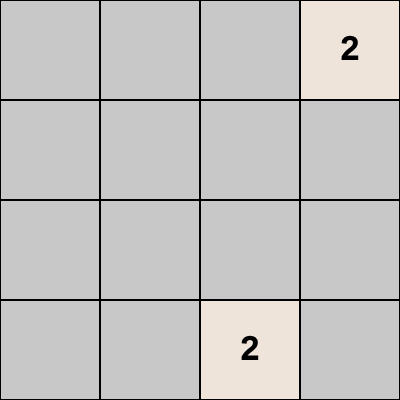
Frame 1 (no input)
Frame 60 (no input): identical to frame 1, image omitted
Frame 120 (the mouse pressed at the canvas centre since frame 60): identical to frame 1, image omitted

The p5.js sketch that drew this single still picture (run headless with seeded random() and noise() and a simulated clock; from frame 60 on, the mouse is pressed at the canvas centre):

// p5.js sketch
// ── sketch.js
let grid;
let cols = 4;
let rows = 4;
let cellSize = 100;
let score = 0;

let slidingTiles = [];

function setup() {
  createCanvas(cols * cellSize, rows * cellSize);
  grid = createEmptyGrid();
  addNumber();
  addNumber();
}

function draw() {
  background(255);
  updateSlidingTiles();
  drawGrid();
  textSize(32);
  textAlign(CENTER, CENTER);
  fill(0);
  text("Score: " + score, width / 2, height + 50);
}
 

function keyPressed() {
  if (keyIsDown(LEFT_ARROW)) {
    moveLeft();
  }
  else if (keyIsDown(RIGHT_ARROW)) {
    moveRight();
  }
  else if (keyIsDown(UP_ARROW)) {
    moveUp();
  }
  else if (keyIsDown(DOWN_ARROW)) {
    moveDown();
  }
}

function createEmptyGrid() {
  let emptyGrid = [];
  for (let i = 0; i < cols; i++) {
    emptyGrid.push([]);
    for (let j = 0; j < rows; j++) {
      emptyGrid[i].push(0);
    }
  }
  return emptyGrid;
}

function drawGrid() {
  for (let i = 0; i < cols; i++) {
    for (let j = 0; j < rows; j++) {
      let val = grid[i][j];
      let x = i * cellSize;
      let y = j * cellSize;
      fill(getColor(val));
      strokeWeight(2);
      stroke(0);
      rect(x, y, cellSize, cellSize);
      if (val !== 0) {
        fill(0);
        textAlign(CENTER, CENTER);
        textSize(32);
        text(val, x + cellSize / 2, y + cellSize / 2);
      }
    }
  }
}



function updateSlidingTiles() {
  for (let i = slidingTiles.length - 1; i >= 0; i--) {
    let tile = slidingTiles[i];
    let { x, y, startX, startY } = tile;
    let targetX = x * cellSize;
    let targetY = y * cellSize;
    let currentX = lerp(startX, targetX, 0.1);
    let currentY = lerp(startY, targetY, 0.1);
    if (abs(currentX - targetX) < 1 && abs(currentY - targetY) < 1) {
      slidingTiles.splice(i, 1);
      grid[x][y] = tile.value;
    }
    else {
      tile.startX = currentX;
      tile.startY = currentY;
    }
  }
}

function getColor(val) {
  switch (val) {
  case 0:
    return 200;
  case 2:
    return "#eee4da";
  case 4:
    return "#ede0c8";
  case 8:
    return "#f2b179";
  case 16:
    return "#f59563";
  case 32:
    return "#f67c5f";
  case 64:
    return "#f65e3b";
  case 128:
    return "#edcf72";
  case 256:
    return "#edcc61";
  case 512:
    return "#edc850";
  case 1024:
    return "#edc53f";
  case 2048:
    return "#edc22e";
  default:
    return "#ff0000";
  }
}

function addNumber() {
  let options = [];
  for (let i = 0; i < cols; i++) {
    for (let j = 0; j < rows; j++) {
      if (grid[i][j] === 0) {
        options.push({ x: i, y: j });
      }
    }
  }
  if (options.length > 0) {
    let spot = random(options);
    let r = random(1);
    grid[spot.x][spot.y] = r > 0.1 ? 2 : 4;
    slidingTiles.push({ x: spot.x, y: spot.y, value: grid[spot.x][spot.y], startX: (spot.x - 1) * cellSize, startY: spot.y * cellSize });
  }
}

function moveLeft() {
  for (let j = 0; j < rows; j++) {
    for (let i = 1; i < cols; i++) {
      if (grid[i][j] !== 0) {
        let val = grid[i][j];
        let nextI = i - 1;
        while (nextI >= 0 && grid[nextI][j] === 0) {
          grid[nextI][j] = val;
          grid[nextI + 1][j] = 0;
          nextI--;
        }
        if (nextI >= 0 && grid[nextI][j] === val) {
          grid[nextI][j] *= 2;
          score += grid[nextI][j];
          grid[nextI + 1][j] = 0;
        }
      }
    }
  }
  addNumber();
}

function moveRight() {
  for (let j = 0; j < rows; j++) {
    for (let i = cols - 2; i >= 0; i--) {
      if (grid[i][j] !== 0) {
        let val = grid[i][j];
        let nextI = i + 1;
        while (nextI < cols && grid[nextI][j] === 0) {
          grid[nextI][j] = val;
          grid[nextI - 1][j] = 0;
          nextI++;
        }
        if (nextI < cols && grid[nextI][j] === val) {
          grid[nextI][j] *= 2;
          score += grid[nextI][j];
          grid[nextI - 1][j] = 0;
        }
      }
    }
  }
  addNumber();
}

function moveUp() {
  for (let i = 0; i < cols; i++) {
    for (let j = 1; j < rows; j++) {
      if (grid[i][j] !== 0) {
        let val = grid[i][j];
        let nextJ = j - 1;
        while (nextJ >= 0 && grid[i][nextJ] === 0) {
          grid[i][nextJ] = val;
          grid[i][nextJ + 1] = 0;
          nextJ--;
        }
        if (nextJ >= 0 && grid[i][nextJ] === val) {
          grid[i][nextJ] *= 2;
          score += grid[i][nextJ];
          grid[i][nextJ + 1] = 0;
        }
      }
    }
  }
  addNumber();
}

function moveDown() {
  for (let i = 0; i < cols; i++) {
    for (let j = rows - 2; j >= 0; j--) {
      if (grid[i][j] !== 0) {
        let val = grid[i][j];
        let nextJ = j + 1;
        while (nextJ < rows && grid[i][nextJ] === 0) {
          grid[i][nextJ] = val;
          grid[i][nextJ - 1] = 0;
          nextJ++;
        }
        if (nextJ < rows && grid[i][nextJ] === val) {
          grid[i][nextJ] *= 2;
          score += grid[i][nextJ];
          grid[i][nextJ - 1] = 0;
        }
      }
    }
  }
  addNumber();
}
